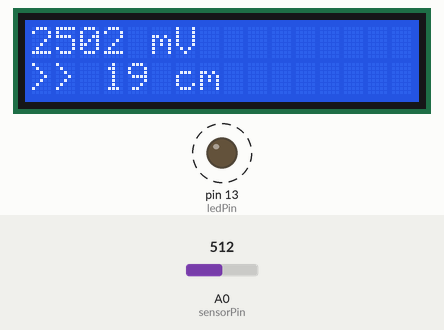
Recording of a sketch running on a simulated Arduino Uno, built with avr-gcc and run on an emulated ATmega328P. On the bench: 16×2 character LCD, output pins drawn as LEDs (lit = HIGH). Dashed ring = blinking. The inputs (shaded band) are chosen by the test bench; at power-on: A0 (sensorPin) = 512.

Above: at 0.88 s.
1.3 s: A0 (sensorPin) set to 122
At 2.4 s:
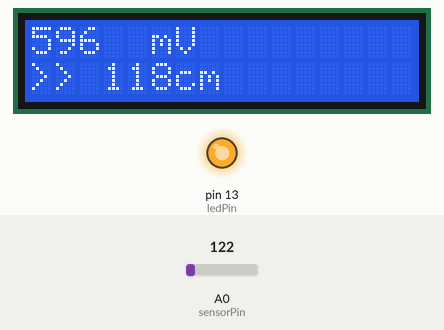
4.3 s: A0 (sensorPin) set to 511
At 6.8 s:
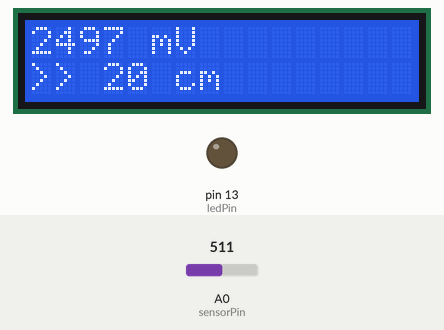
7.3 s: A0 (sensorPin) set to 63
At 9.8 s:
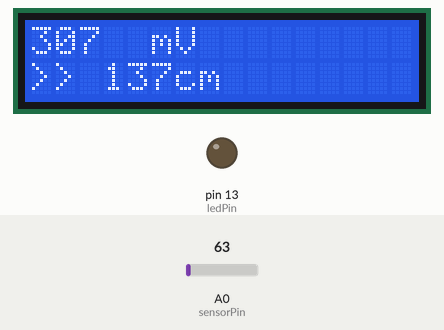
10.3 s: A0 (sensorPin) set to 50
At 12.3 s:
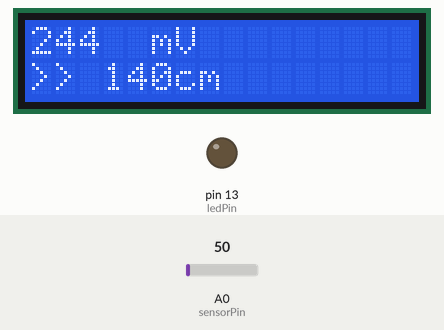
Timing chart, 0 to 14.2 s (numbered marks = the images above; inputs shaded):
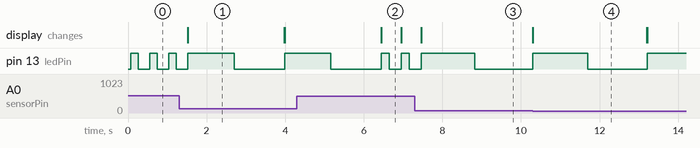

Measured:
- after the input at 1.3 s, the display: changes after 0.22 s (image 1)
- after the input at 4.3 s, the display: first differs from a run without the input after 2.2 s (image 2)
- after the input at 7.3 s, the display: first differs from a run without the input after 0.16 s (image 3)
- after the input at 10.3 s, the display: first differs from a run without the input at once (image 4)
- what the display in image 1 shows lasts 2.5 s, from 1.5 s to 4.0 s
- what the display in image 2 shows lasts 0.5 s, from 6.5 s to 7.0 s

The sketch:

distance.ino
```cpp
#include <LiquidCrystal.h>

const int ledPin = 13;
const int sensorPin = 0;

const long referenceMv = 5000;

//LED
const int numRows = 1;
const int numCols = 16;
LiquidCrystal lcd(12,11,9,8,7,6,5,4,3,2);

int getDistance(int mV);

void setup(){
  lcd.begin(numRows, numCols);
  pinMode(ledPin, OUTPUT);
}

void loop(){
  int val = analogRead(sensorPin);
  int mV = (val * referenceMv) / 1023;

  int cm = getDistance(mV);
  lcd.setCursor(0,0);
  lcd.print(mV);
  lcd.setCursor(5,0);
  lcd.print("mV");
  lcd.setCursor(0,1);
  lcd.print(">> ");
  lcd.print(cm);
  lcd.setCursor(6,1);
  lcd.print("cm");

  digitalWrite(ledPin, HIGH);
  delay(cm*10);
  digitalWrite(ledPin, LOW);
  delay(cm*10);
  delay(100);
  lcd.clear();
}

const int TABLE_ENTRIES=12;
const int firstElement=250;
const int INTERVAL =250;
static int distance[TABLE_ENTRIES]={150,140,130,100,60,50,40,35,30,25,20,15};

int getDistance(int mV){
  if(mV > INTERVAL *TABLE_ENTRIES-1)
    return distance[TABLE_ENTRIES];
  else{
    int index = mV/INTERVAL;
    float frac = (mV%250)/(float)INTERVAL;
    return distance[index]- ((distance[index]- distance[index+1])*frac);
  }
}
```
